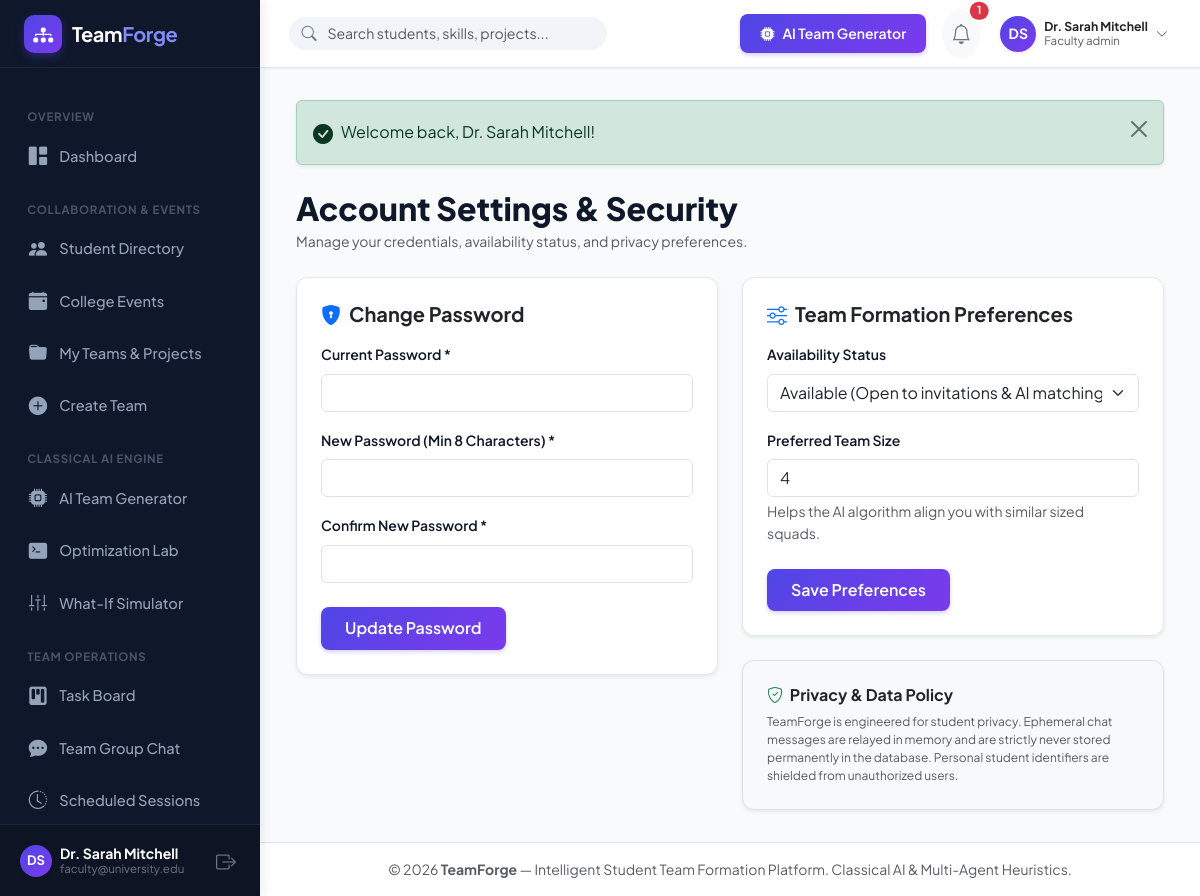
The page /settings.php (signed in) on the database its author committed.
### tables this page shows
CREATE TABLE `users` (
  `id` INT UNSIGNED AUTO_INCREMENT PRIMARY KEY,
  `full_name` VARCHAR(120) NOT NULL,
  `email` VARCHAR(150) NOT NULL UNIQUE,
  `password_hash` VARCHAR(255) NOT NULL,
  `role` ENUM('student', 'team_leader', 'faculty_admin') NOT NULL DEFAULT 'student',
  `avatar_url` VARCHAR(255) DEFAULT NULL,
  `student_id_number` VARCHAR(50) DEFAULT NULL,
  `department` VARCHAR(100) DEFAULT 'Computer Science & Engineering',
  `degree` VARCHAR(50) DEFAULT 'B.Tech / B.E.',
  `academic_year` ENUM('1st Year', '2nd Year', '3rd Year', '4th Year', 'Postgraduate') DEFAULT '3rd Year',
  `availability_status` ENUM('available', 'busy', 'in_team') DEFAULT 'available',
  `preferred_team_size` TINYINT UNSIGNED DEFAULT 4,
  `bio` TEXT DEFAULT NULL,
  `portfolio_url` VARCHAR(255) DEFAULT NULL,
  `github_url` VARCHAR(255) DEFAULT NULL,
  `is_verified` TINYINT(1) DEFAULT 0,
  `created_at` TIMESTAMP DEFAULT CURRENT_TIMESTAMP,
  `updated_at` TIMESTAMP DEFAULT CURRENT_TIMESTAMP ON UPDATE CURRENT_TIMESTAMP,
  INDEX `idx_users_role` (`role`),
  INDEX `idx_users_dept_year` (`department`, `academic_year`),
  INDEX `idx_users_availability` (`availability_status`)
);

### includes/auth.php (called while the page is built, shortened)
<?php
require_once __DIR__ . '/helpers.php';
function currentUser(): ?array {
    static $cachedUser = null;
    if ($cachedUser !== null) {
        return $cachedUser;
    }
    $db = getDB();
    $stmt = $db->prepare("SELECT * FROM users WHERE id = ? LIMIT 1");
    $stmt->execute([$_SESSION['user_id']]);
    $user = $stmt->fetch();
    $cachedUser = $user;
    return $cachedUser;
}
function getUnreadNotificationCount(int $userId): int {
    $db = getDB();
    $stmt = $db->prepare("SELECT COUNT(*) FROM notifications WHERE user_id = ? AND is_read = 0");
    $stmt->execute([$userId]);
    return (int)$stmt->fetchColumn();
}

### settings.php (the view, shortened to what this page needs)
<?php
require_once __DIR__ . '/includes/helpers.php';
require_once __DIR__ . '/includes/auth.php';
$currentUser = currentUser();
include __DIR__ . '/includes/header.php';
?>
<div class="container-fluid px-0">
    <div class="d-flex flex-wrap align-items-center justify-content-between gap-3 mb-4">
        <div>
            <h2 class="fw-extrabold text-navy mb-1" style="font-weight: 800;">Account Settings & Security</h2>
            <p class="text-muted small mb-0">Manage your credentials, availability status, and privacy preferences.</p>
        </div>
    </div>
    <div class="row g-4">
        <div class="col-lg-6">
            <div class="card-tf p-4 shadow-sm mb-4">
                <h5 class="fw-bold text-dark mb-3"><i class="bi bi-shield-lock-fill me-2 text-primary"></i>Change Password</h5>
                <form method="POST" action="<?= BASE_URL ?>/settings.php">
                    <div class="mb-3">
                        <label class="form-label small fw-semibold">Current Password *</label>
                        <input type="password" class="form-control" name="current_password" required autocomplete="current-password">
                    </div>
                    <div class="mb-3">
                        <label class="form-label small fw-semibold">New Password (Min 8 Characters) *</label>
                        <input type="password" class="form-control" name="new_password" required autocomplete="new-password">
                    </div>
                    <div class="mb-4">
                        <label class="form-label small fw-semibold">Confirm New Password *</label>
                        <input type="password" class="form-control" name="confirm_password" required autocomplete="new-password">
                    </div>
                    <button type="submit" class="btn btn-tf-primary px-4">Update Password</button>
                </form>
            </div>
        </div>
        <div class="col-lg-6">
            <div class="card-tf p-4 shadow-sm mb-4">
                <h5 class="fw-bold text-dark mb-3"><i class="bi bi-sliders me-2 text-primary"></i>Team Formation Preferences</h5>
                <form method="POST" action="<?= BASE_URL ?>/settings.php">
                    <div class="mb-3">
                        <label class="form-label small fw-semibold">Availability Status</label>
                        <select class="form-select" name="availability_status">
                            <option value="available" <?= $currentUser['availability_status'] === 'available' ? 'selected' : '' ?>>Available (Open to invitations & AI matching)</option>
                        </select>
                    </div>
                    <div class="mb-4">
                        <label class="form-label small fw-semibold">Preferred Team Size</label>
                        <input type="number" class="form-control" name="preferred_team_size" value="<?= (int)$currentUser['preferred_team_size'] ?>" min="2" max="8">
                        <div class="form-text small">Helps the AI algorithm align you with similar sized squads.</div>
                    </div>
                    <button type="submit" class="btn btn-tf-primary px-4">Save Preferences</button>
                </form>
            </div>
            <div class="card-tf p-4 shadow-sm bg-light border">
                <h6 class="fw-bold text-dark mb-2"><i class="bi bi-shield-check text-success me-1"></i> Privacy & Data Policy</h6>
                <p class="text-muted small mb-0" style="line-height: 1.5; font-size:12px;">
                    TeamForge is engineered for student privacy. Ephemeral chat messages are relayed in memory and are strictly never stored permanently in the database. Personal student identifiers are shielded from unauthorized users.
                </p>
            </div>
        </div>
    </div>
</div>
<?php include __DIR__ . '/includes/footer.php'; ?>

### includes/sidebar.php (shortened to what this page needs)
<?php
$currentUser = currentUser();
$currentScript = basename($_SERVER['PHP_SELF']);
$currentDir = basename(dirname($_SERVER['PHP_SELF']));
function isActiveLink(string $targetScript, ?string $targetDir = null): string {
    return '';
}
?>
<aside class="app-sidebar">
    <div class="sidebar-header">
        <a href="<?= BASE_URL ?>/dashboard.php" class="sidebar-brand">
            <div class="brand-icon">
                <i class="bi bi-diagram-3-fill"></i>
            </div>
            <div>
                <span>Team<span style="color:#818cf8;">Forge</span></span>
            </div>
        </a>
    </div>
    <div class="sidebar-menu">
        <div class="menu-category">Overview</div>
        <a href="<?= BASE_URL ?>/dashboard.php" class="nav-link-custom <?= isActiveLink('dashboard.php') ?>">
            <i class="bi bi-grid-1x2-fill"></i>
            <span>Dashboard</span>
        </a>
        <div class="menu-category">Collaboration & Events</div>
        <a href="<?= BASE_URL ?>/students/index.php" class="nav-link-custom <?= isActiveLink('index.php', 'students') ?>">
            <i class="bi bi-people-fill"></i>
            <span>Student Directory</span>
        </a>
        <a href="<?= BASE_URL ?>/events/index.php" class="nav-link-custom <?= isActiveLink('index.php', 'events') ?>">
            <i class="bi bi-calendar-event-fill"></i>
            <span>College Events</span>
        </a>
        <a href="<?= BASE_URL ?>/teams/my_teams.php" class="nav-link-custom <?= isActiveLink('my_teams.php', 'teams') ?>">
            <i class="bi bi-folder-fill"></i>
            <span>My Teams & Projects</span>
        </a>
        <a href="<?= BASE_URL ?>/teams/create.php" class="nav-link-custom <?= isActiveLink('create.php', 'teams') ?>">
            <i class="bi bi-plus-circle-fill"></i>
            <span>Create Team</span>
        </a>
        <div class="menu-category">Classical AI Engine</div>
        <a href="<?= BASE_URL ?>/ai/generator.php" class="nav-link-custom <?= isActiveLink('generator.php', 'ai') ?>">
            <i class="bi bi-cpu-fill"></i>
            <span>AI Team Generator</span>
        </a>
        <a href="<?= BASE_URL ?>/ai/optimization_lab.php" class="nav-link-custom <?= isActiveLink('optimization_lab.php', 'ai') ?>">
            <i class="bi bi-terminal-fill"></i>
            <span>Optimization Lab</span>
        </a>
        <a href="<?= BASE_URL ?>/ai/simulator.php" class="nav-link-custom <?= isActiveLink('simulator.php', 'ai') ?>">
            <i class="bi bi-sliders2-vertical"></i>
            <span>What-If Simulator</span>
        </a>
        <div class="menu-category">Team Operations</div>
        <a href="<?= BASE_URL ?>/tasks/index.php" class="nav-link-custom <?= isActiveLink('index.php', 'tasks') ?>">
            <i class="bi bi-kanban-fill"></i>
            <span>Task Board</span>
        </a>
        <a href="<?= BASE_URL ?>/chat/index.php" class="nav-link-custom <?= isActiveLink('index.php', 'chat') ?>">
            <i class="bi bi-chat-dots-fill"></i>
            <span>Team Group Chat</span>
        </a>
        <a href="<?= BASE_URL ?>/sessions/index.php" class="nav-link-custom <?= isActiveLink('index.php', 'sessions') ?>">
            <i class="bi bi-clock-history"></i>
            <span>Scheduled Sessions</span>
        </a>
    </div>
    <div class="sidebar-footer">
        <div class="d-flex align-items-center justify-content-between">
            <div class="d-flex align-items-center gap-2 overflow-hidden">
                <?= getAvatar($currentUser, 32) ?>
                <div class="text-truncate" style="line-height:1.2;">
                    <div class="text-white small fw-bold text-truncate"><?= e($currentUser['full_name']) ?></div>
                    <div class="text-secondary text-truncate" style="font-size:0.72rem;"><?= e($currentUser['email']) ?></div>
                </div>
            </div>
            <a href="<?= BASE_URL ?>/logout.php" class="text-secondary hover-white p-1" title="Sign Out">
                <i class="bi bi-box-arrow-right fs-5"></i>
            </a>
        </div>
    </div>
</aside>

### includes/navbar.php (shortened to what this page needs)
<?php
$currentUser = currentUser();
$unreadCount = $currentUser ? getUnreadNotificationCount($currentUser['id']) : 0;
?>
<header class="app-topbar">
    <div class="d-flex align-items-center gap-3">
        <div class="topbar-search d-none d-md-block">
            <i class="bi bi-search search-icon"></i>
            <form action="<?= BASE_URL ?>/students/index.php" method="GET">
                <input type="text" name="q" class="form-control" placeholder="Search students, skills, projects...">
            </form>
        </div>
    </div>
    <div class="d-flex align-items-center gap-3">
        <a href="<?= BASE_URL ?>/ai/generator.php" class="btn btn-sm btn-tf-primary d-none d-sm-inline-flex align-items-center gap-2">
            <i class="bi bi-cpu-fill"></i>
            <span>AI Team Generator</span>
        </a>
        <div class="dropdown">
            <button class="btn btn-sm btn-light position-relative p-2 rounded-circle" type="button" data-bs-toggle="dropdown" aria-expanded="false" title="Notifications">
                <i class="bi bi-bell fs-5 text-secondary"></i>
                <?php if ($unreadCount > 0): ?>
                    <span class="position-absolute top-0 start-100 translate-middle badge rounded-pill bg-danger" style="font-size:0.68rem;">
                        <?= $unreadCount ?>
                    </span>
                <?php endif; ?>
            </button>
        </div>
        <div class="dropdown">
            <button class="btn btn-sm p-1 d-flex align-items-center gap-2 border-0 bg-transparent" type="button" data-bs-toggle="dropdown" aria-expanded="false">
                <?= getAvatar($currentUser, 36) ?>
                <div class="text-start d-none d-md-block" style="line-height: 1.2;">
                    <div class="fw-bold small text-dark"><?= e($currentUser['full_name']) ?></div>
                    <div class="text-muted" style="font-size: 0.72rem;"><?= ucfirst(str_replace('_', ' ', $currentUser['role'])) ?></div>
                </div>
                <i class="bi bi-chevron-down text-muted small d-none d-md-inline"></i>
            </button>
        </div>
    </div>
</header>

### assets/css/main.css (style rules this page uses)
:root { --tf-primary: #4f46e5; --tf-primary-hover: #4338ca; --tf-secondary: #7c3aed; --tf-accent: #06b6d4; --tf-bg: #f8fafc; --tf-card-bg: #ffffff; --tf-sidebar-bg: #0f172a; --tf-sidebar-text: #94a3b8; --tf-sidebar-active: #ffffff; --tf-text-main: #0f172a; --tf-text-muted: #64748b; --tf-text-subtle: #94a3b8; --tf-border: #e2e8f0; --tf-border-subtle: #f1f5f9; --tf-border-focus: #818cf8; --tf-success: #10b981; --tf-warning: #f59e0b; --tf-danger: #ef4444; --tf-info: #0284c7; --tf-shadow-sm: 0 1px 2px 0 rgb(0 0 0 / 0.05); --tf-shadow-md: 0 4px 6px -1px rgb(0 0 0 / 0.07), 0 2px 4px -2px rgb(0 0 0 / 0.05); --tf-shadow-lg: 0 10px 15px -3px rgb(0 0 0 / 0.08), 0 4px 6px -4px rgb(0 0 0 / 0.04); --tf-shadow-glow: 0 0 15px rgba(79, 70, 229, 0.2); --tf-radius: 12px; --tf-radius-sm: 8px; --tf-radius-lg: 16px; --tf-sidebar-width: 260px; --tf-topbar-height: 68px; }
* { box-sizing: border-box; }
body { font-family: 'Plus Jakarta Sans', -apple-system, BlinkMacSystemFont, "Segoe UI", Roboto, sans-serif; background-color: var(--tf-bg); color: var(--tf-text-main); line-height: 1.55; -webkit-font-smoothing: antialiased; }
.app-sidebar { width: var(--tf-sidebar-width); background-color: var(--tf-sidebar-bg); color: var(--tf-sidebar-text); flex-shrink: 0; display: flex; flex-direction: column; position: fixed; top: 0; bottom: 0; left: 0; z-index: 1040; transition: transform 0.3s cubic-bezier(0.16, 1, 0.3, 1); box-shadow: 2px 0 12px rgba(0, 0, 0, 0.08); }
.sidebar-header { height: var(--tf-topbar-height); display: flex; align-items: center; padding: 0 1.5rem; border-bottom: 1px solid rgba(255, 255, 255, 0.07); }
.sidebar-brand { display: flex; align-items: center; gap: 10px; text-decoration: none; color: #ffffff; font-weight: 700; font-size: 1.25rem; letter-spacing: -0.02em; }
.brand-icon { width: 38px; height: 38px; border-radius: 10px; background: linear-gradient(135deg, var(--tf-primary) 0%, var(--tf-secondary) 100%); display: flex; align-items: center; justify-content: center; color: #ffffff; font-size: 1.25rem; box-shadow: 0 4px 10px rgba(79, 70, 229, 0.35); }
.sidebar-menu { flex: 1; overflow-y: auto; padding: 1.25rem 0.85rem; }
.menu-category { font-size: 0.72rem; font-weight: 700; text-transform: uppercase; letter-spacing: 0.06em; color: #475569; padding: 0.75rem 0.85rem 0.35rem; margin-top: 0.5rem; }
.nav-link-custom { display: flex; align-items: center; gap: 12px; padding: 0.65rem 0.95rem; color: var(--tf-sidebar-text); text-decoration: none; font-size: 0.915rem; font-weight: 500; border-radius: var(--tf-radius-sm); transition: all 0.18s ease-in-out; margin-bottom: 3px; }
.nav-link-custom i { font-size: 1.15rem; transition: transform 0.18s ease-in-out; }
.sidebar-footer { padding: 1rem 1.25rem; border-top: 1px solid rgba(255, 255, 255, 0.07); background-color: rgba(0, 0, 0, 0.15); }
.app-topbar { height: var(--tf-topbar-height); background-color: var(--tf-card-bg); border-bottom: 1px solid var(--tf-border); display: flex; align-items: center; justify-content: space-between; padding: 0 1.75rem; position: sticky; top: 0; z-index: 1030; box-shadow: var(--tf-shadow-sm); }
.topbar-search { position: relative; width: 320px; }
.topbar-search .form-control { padding-left: 2.4rem; border-radius: 999px; font-size: 0.88rem; background-color: #f1f5f9; border: 1px solid transparent; }
.topbar-search .search-icon { position: absolute; left: 0.85rem; top: 50%; transform: translateY(-50%); color: var(--tf-text-muted); font-size: 0.95rem; }
.card-tf { background-color: var(--tf-card-bg); border-radius: var(--tf-radius); border: 1px solid var(--tf-border); box-shadow: var(--tf-shadow-sm); transition: transform 0.2s ease, box-shadow 0.2s ease; overflow: hidden; }
.btn-tf-primary { background: linear-gradient(135deg, var(--tf-primary) 0%, var(--tf-secondary) 100%); color: #ffffff; border: none; font-weight: 600; padding: 0.58rem 1.25rem; border-radius: var(--tf-radius-sm); box-shadow: 0 2px 4px rgba(79, 70, 229, 0.25); transition: all 0.2s ease; }

### rows shown on the page
users: full_name "Dr. Sarah Mitchell", email "faculty@university.edu", id "1", role "Faculty admin", availability_status "Available (Open to invitations & AI matching)", preferred_team_size "4"

### other values the page prints
$initials "DS DS"
$f['message'] "Welcome back, Dr. Sarah Mitchell!"
APP_NAME "TeamForge"
